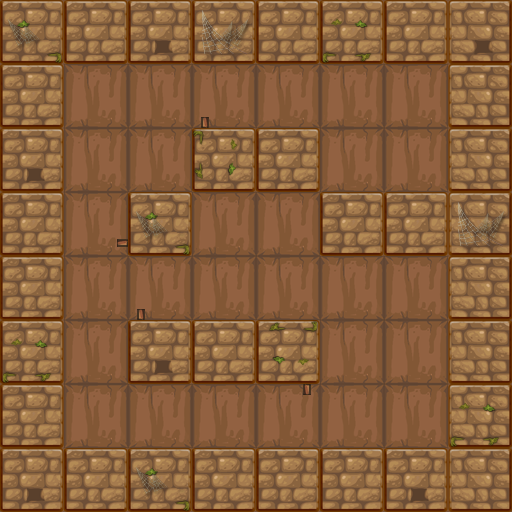

Rendered tile map (Tiled .tmx) drawn with the repository's tilesets; below, a short description and the map source with its tile grids summarised:
An orthogonal 8x8 tile map with 64x64 px tiles, 2 tile layers (bg1, fg1) and 20 objects (8x wall, 3x enemy, 3x banziL, 2x torches, key, ...).

<map version="1.0" orientation="orthogonal" renderorder="right-down" width="8" height="8" tilewidth="64" tileheight="64">
 <properties>
  <property name="maxStep" value="14" />
 </properties>
 <tileset firstgid="1" name="lv1map" tilewidth="64" tileheight="64">
  <image source="lv1map.png" width="256" height="256" />
 </tileset>
 <layer name="bg1" width="8" height="8">
  <data>[64 cells, 64 non-empty, 3 distinct tile ids]</data>
 </layer>
 <layer name="fg1" width="8" height="8">
  <data>[64 cells, 20 non-empty, 5 distinct tile ids]</data>
 </layer>
 <objectgroup name="obj1">
  <object name="wall" x="0" y="0" width="512" height="64" />
  <object name="wall" x="0" y="0" width="64" height="512" />
  <object name="wall" x="0" y="448" width="512" height="64" />
  <object name="wall" x="448" y="0" width="64" height="448" />
  <object name="key" x="384" y="256" width="64" height="64">
   <properties>
    <property name="active" value="false" />
    <property name="isArmature" value="true" />
   </properties>
  </object>
  <object name="player" x="256" y="256" width="64" height="64" />
  <object name="banzi" x="64" y="243" width="64" height="13">
   <properties>
    <property name="isOver" value="false" />
   </properties>
  </object>
  <object name="enemy" x="320" y="128" width="64" height="64" />
  <object name="wall" x="320" y="192" width="192" height="64" />
  <object name="wall" x="128" y="320" width="192" height="64" />
  <object name="banziL" x="192" y="64" width="13" height="64">
   <properties>
    <property name="isOver" value="false" />
   </properties>
  </object>
  <object name="enemy" x="128" y="384" width="64" height="64" />
  <object name="wall" x="128" y="192" width="64" height="64" />
  <object name="enemy" x="128" y="128" width="64" height="64" />
  <object name="door" x="384" y="384" width="64" height="64" />
  <object name="banziL" x="128" y="256" width="13" height="64">
   <properties>
    <property name="isOver" value="false" />
   </properties>
  </object>
  <object name="wall" x="192" y="128" width="128" height="64" />
  <object name="banziL" x="307" y="384" width="13" height="64" />
  <object name="torches" x="320" y="192" width="64" height="64" />
  <object name="torches" x="192" y="320" width="64" height="64" />
 </objectgroup>
</map>
